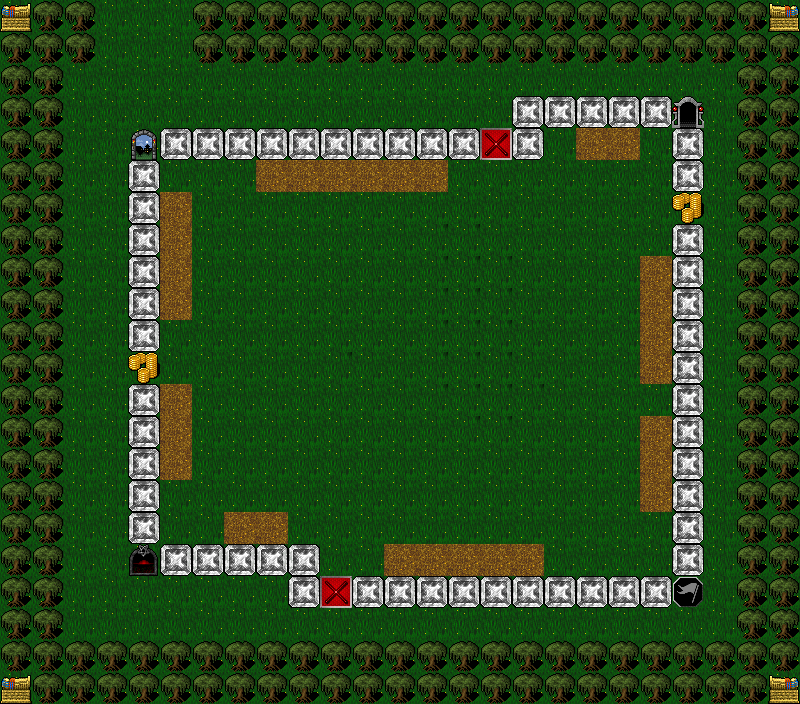

The image is a tile-based game level rendered from a .tmx file. Its description and source (layers, tilesets, objects; grid data summarised) follow:
An orthogonal 25x22 tile map with 32x32 px tiles, 11 tile layers (Background, Background2, Road, Land1, ...) and 1 object (player).

<map version="1.0" tiledversion="1.0.3" orientation="orthogonal" renderorder="left-down" width="25" height="22" tilewidth="32" tileheight="32" nextobjectid="6">
 <tileset firstgid="1" name="ProjectUtumno_supplemental" tilewidth="32" tileheight="32" tilecount="3072" columns="64">
  <image source="ProjectUtumno_supplemental.png" width="2048" height="1536" />
 </tileset>
 <layer name="Background" width="25" height="22">
  <data>[550 cells, 550 non-empty, 1 distinct tile ids]</data>
 </layer>
 <layer name="Background2" width="25" height="22">
  <data>[550 cells, 166 non-empty, 3 distinct tile ids]</data>
 </layer>
 <layer name="Road" width="25" height="22">
  <data>[550 cells, 85 non-empty, 8 distinct tile ids]</data>
 </layer>
 <objectgroup name="Object">
  <object id="1" name="player" x="136.078" y="132.607" width="2.72166" height="3.66351" />
 </objectgroup>
 <group name="Land">
  <layer name="Land1" width="25" height="22">
   <properties>
    <property name="emptyBuildCost" type="int" value="150" />
    <property name="emptyValue" type="int" value="100" />
    <property name="level1BuildCost" type="int" value="300" />
    <property name="level1Value" type="int" value="200" />
    <property name="level2BuildCost" type="int" value="600" />
    <property name="level2Value" type="int" value="500" />
    <property name="level3BuildCost" type="int" value="1000" />
    <property name="level3Value" type="int" value="800" />
   </properties>
   <data>[550 cells, 6 non-empty, 1 distinct tile ids]</data>
  </layer>
  <layer name="Land2" width="25" height="22">
   <properties>
    <property name="emptyBuildCost" type="int" value="80" />
    <property name="emptyValue" type="int" value="50" />
    <property name="level1BuildCost" type="int" value="150" />
    <property name="level1Value" type="int" value="100" />
    <property name="level2BuildCost" type="int" value="300" />
    <property name="level2Value" type="int" value="150" />
    <property name="level3BuildCost" type="int" value="500" />
    <property name="level3Value" type="int" value="400" />
   </properties>
   <data>[550 cells, 2 non-empty, 1 distinct tile ids]</data>
  </layer>
  <layer name="Land3" width="25" height="22">
   <properties>
    <property name="emptyBuildCost" type="int" value="200" />
    <property name="emptyValue" type="int" value="150" />
    <property name="level1BuildCost" type="int" value="300" />
    <property name="level1Value" type="int" value="250" />
    <property name="level2BuildCost" type="int" value="400" />
    <property name="level2Value" type="int" value="350" />
    <property name="level3BuildCost" type="int" value="800" />
    <property name="level3Value" type="int" value="500" />
   </properties>
   <data>[550 cells, 4 non-empty, 1 distinct tile ids]</data>
  </layer>
  <layer name="Land4" width="25" height="22">
   <properties>
    <property name="emptyBuildCost" type="int" value="150" />
    <property name="emptyValue" type="int" value="80" />
    <property name="level1BuildCost" type="int" value="250" />
    <property name="level1Value" type="int" value="200" />
    <property name="level2BuildCost" type="int" value="500" />
    <property name="level2Value" type="int" value="400" />
    <property name="level3BuildCost" type="int" value="750" />
    <property name="level3Value" type="int" value="600" />
   </properties>
   <data>[550 cells, 3 non-empty, 1 distinct tile ids]</data>
  </layer>
  <layer name="Land5" width="25" height="22">
   <properties>
    <property name="emptyBuildCost" type="int" value="300" />
    <property name="emptyValue" type="int" value="200" />
    <property name="level1BuildCost" type="int" value="500" />
    <property name="level1Value" type="int" value="500" />
    <property name="level2BuildCost" type="int" value="1000" />
    <property name="level2Value" type="int" value="800" />
    <property name="level3BuildCost" type="int" value="1500" />
    <property name="level3Value" type="int" value="1500" />
   </properties>
   <data>[550 cells, 5 non-empty, 1 distinct tile ids]</data>
  </layer>
  <layer name="Land6" width="25" height="22">
   <properties>
    <property name="emptyBuildCost" type="int" value="100" />
    <property name="emptyValue" type="int" value="80" />
    <property name="level1BuildCost" type="int" value="200" />
    <property name="level1Value" type="int" value="180" />
    <property name="level2BuildCost" type="int" value="400" />
    <property name="level2Value" type="int" value="380" />
    <property name="level3BuildCost" type="int" value="600" />
    <property name="level3Value" type="int" value="500" />
   </properties>
   <data>[550 cells, 2 non-empty, 1 distinct tile ids]</data>
  </layer>
  <layer name="Land7" width="25" height="22">
   <properties>
    <property name="emptyBuildCost" type="int" value="180" />
    <property name="emptyValue" type="int" value="100" />
    <property name="level1BuildCost" type="int" value="360" />
    <property name="level1Value" type="int" value="300" />
    <property name="level2BuildCost" type="int" value="720" />
    <property name="level2Value" type="int" value="600" />
    <property name="level3BuildCost" type="int" value="1080" />
    <property name="level3Value" type="int" value="900" />
   </properties>
   <data>[550 cells, 3 non-empty, 1 distinct tile ids]</data>
  </layer>
  <layer name="Land8" width="25" height="22">
   <properties>
    <property name="emptyBuildCost" type="int" value="250" />
    <property name="emptyValue" type="int" value="10" />
    <property name="level1BuildCost" type="int" value="500" />
    <property name="level1Value" type="int" value="100" />
    <property name="level2BuildCost" type="int" value="1000" />
    <property name="level2Value" type="int" value="200" />
    <property name="level3BuildCost" type="int" value="2000" />
    <property name="level3Value" type="int" value="400" />
   </properties>
   <data>[550 cells, 4 non-empty, 1 distinct tile ids]</data>
  </layer>
 </group>
</map>
